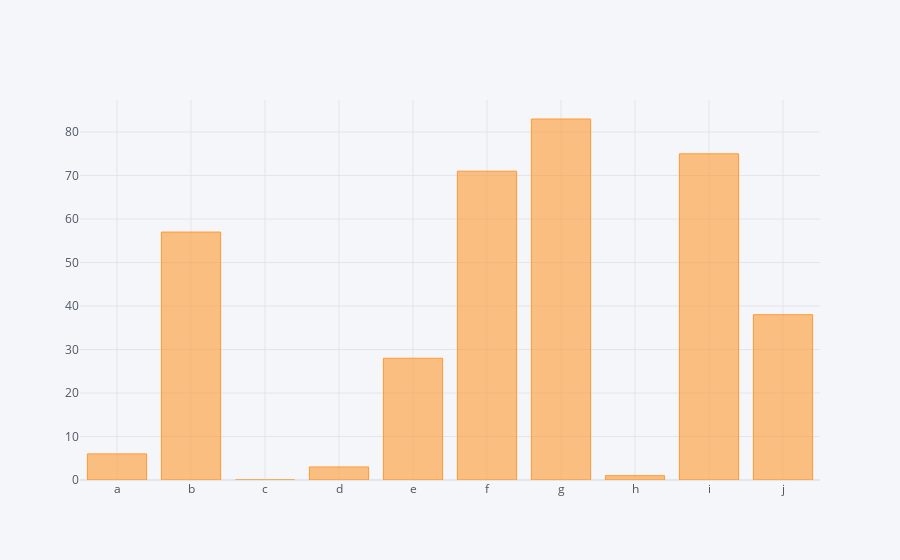

Notebook cell for this chart:
### Code cell
df2.iplot(kind="bar", x="category", y="value")

### Figure 1 — Plotly figure (JSON) as saved in the notebook; plotly's stock layout.template omitted (floating-point values rounded to 4 significant figures)
{"data": [{"marker": {"color": "rgba(255, 153, 51, 0.6)", "line": {"color": "rgba(255, 153, 51, 1.0)", "width": 1}}, "name": "value", "orientation": "v", "text": "", "type": "bar", "x": ["a", "b", "c", "d", "e", "f", "g", "h", "i", "j"], "y": [6, 57, 0, 3, 28, 71, 83, 1, 75, 38]}], "layout": {"legend": {"bgcolor": "#F5F6F9", "font": {"color": "#4D5663"}}, "paper_bgcolor": "#F5F6F9", "plot_bgcolor": "#F5F6F9", "title": {"font": {"color": "#4D5663"}}, "xaxis": {"gridcolor": "#E1E5ED", "showgrid": true, "tickfont": {"color": "#4D5663"}, "title": {"font": {"color": "#4D5663"}, "text": ""}, "zerolinecolor": "#E1E5ED"}, "yaxis": {"gridcolor": "#E1E5ED", "showgrid": true, "tickfont": {"color": "#4D5663"}, "title": {"font": {"color": "#4D5663"}, "text": ""}, "zerolinecolor": "#E1E5ED"}}}
